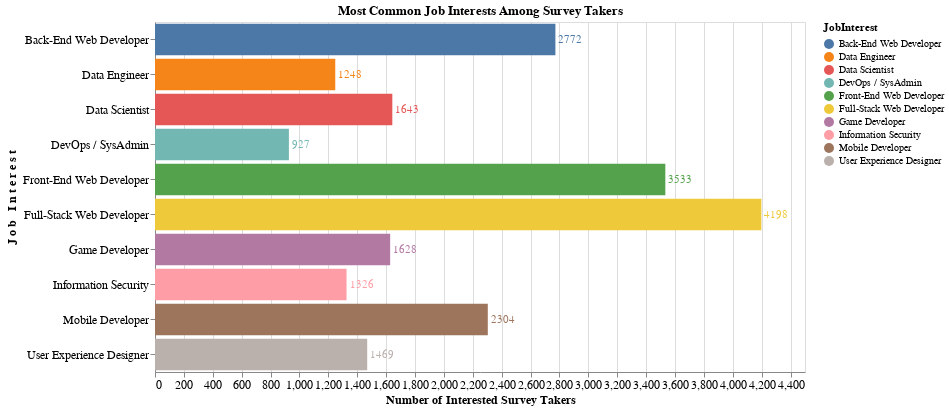

Source (notebook cell):
### Markdown cell above
It looks like most of the columns have a sorte of "True or False" logics, where True values are marked as 1 and False is marked a NaN values. On the other hand, the JobRoleInterest column looks more promising, since it contains job titles the survey takers want to pursue.

### Removing Null Values and Finding Most Common Interests

### Code cell
job_interest = jobs[jobs["JobRoleInterest"].notnull()]["JobRoleInterest"] # Removes Null values
print("Number of Rows After Removing Null Values {}".format(job_interest.count()))
melted_job_interest = job_interest.str.split(",",expand=True).melt( # Creates a DF from the JobRoleInterest Column
    value_vars = range(0,13), value_name = "JobInterest").sort_values("JobInterest") #Transforms wide to long,rename,sort

melted_job_interest["JobInterest"] = melted_job_interest["JobInterest"].str.lstrip() # Additional Cleaning (whitespaces
                                                                                    # that appeared after splitting)
                                                                                    # This influences value_counts later

for i,c in enumerate(melted_job_interest["JobInterest"]): # Loop to remove None values
# None values appear when splitting the strings. Removing then is trickier than removing null values
# Identity operators have to be used instead of identity. After enumerating, cut has the index of the first None value
    if c is None: 
        cut = i
        break
        
melted_job_interest = melted_job_interest.iloc[:cut,:] # Slices the DataFrame
# Instatiates a DF based on the Frequency Count, sort the DF to find the most popular values.
job_freq_count = pd.DataFrame(melted_job_interest["JobInterest"].value_counts().sort_values(ascending =False).head(10))
# Resets Index and rename columns
job_freq_count = job_freq_count.reset_index().rename(columns ={"index":"JobInterest","JobInterest":"values"})

job_freq_chart = alt.Chart(job_freq_count).mark_bar().encode(
    x= alt.X("values", 
             axis = alt.Axis(title ="Number of Interested Survey Takers", titleFontSize=12,labelFontSize=12)),
    y= alt.Y("JobInterest", axis = alt.Axis(title = "J o b   I n t e r e s t", titleFontSize=12, labelFontSize=12)),
    color = "JobInterest") # Plot bar Chart
    
job_freq_text = job_freq_chart.mark_text(align = "left",
                                        baseline = "middle",
                                        dx=3).encode(text="values") # Plot Annotations

(job_freq_chart+job_freq_text).properties(width=650,height=350, 
                                          title = "Most Common Job Interests Among Survey Takers")

### Figure 1 — Vega-Lite specification as saved in the notebook (floating-point values rounded to 4 significant figures)
{"config": {"view": {"continuousWidth": 400, "continuousHeight": 300}}, "layer": [{"mark": "bar", "encoding": {"color": {"type": "nominal", "field": "JobInterest"}, "x": {"type": "quantitative", "axis": {"labelFontSize": 12, "title": "Number of Interested Survey Takers", "titleFontSize": 12}, "field": "values"}, "y": {"type": "nominal", "axis": {"labelFontSize": 12, "title": "J o b   I n t e r e s t", "titleFontSize": 12}, "field": "JobInterest"}}}, {"mark": {"type": "text", "align": "left", "baseline": "middle", "dx": 3}, "encoding": {"color": {"type": "nominal", "field": "JobInterest"}, "text": {"type": "quantitative", "field": "values"}, "x": {"type": "quantitative", "axis": {"labelFontSize": 12, "title": "Number of Interested Survey Takers", "titleFontSize": 12}, "field": "values"}, "y": {"type": "nominal", "axis": {"labelFontSize": 12, "title": "J o b   I n t e r e s t", "titleFontSize": 12}, "field": "JobInterest"}}}], "data": {"name": "data-884ba48cc1fa8af6723eb98f00bbdf45"}, "height": 350, "title": "Most Common Job Interests Among Survey Takers", "width": 650, "$schema": "https://vega.github.io/schema/vega-lite/v4.8.1.json", "datasets": {"data-884ba48cc1fa8af6723eb98f00bbdf45": [{"JobInterest": "Full-Stack Web Developer", "values": 4198}, {"JobInterest": "Front-End Web Developer", "values": 3533}, {"JobInterest": "Back-End Web Developer", "values": 2772}, {"JobInterest": "Mobile Developer", "values": 2304}, {"JobInterest": "Data Scientist", "values": 1643}, {"JobInterest": "Game Developer", "values": 1628}, {"JobInterest": "User Experience Designer", "values": 1469}, {"JobInterest": "Information Security", "values": 1326}, {"JobInterest": "Data Engineer", "values": 1248}, {"JobInterest": "DevOps / SysAdmin", "values": 927}]}}
